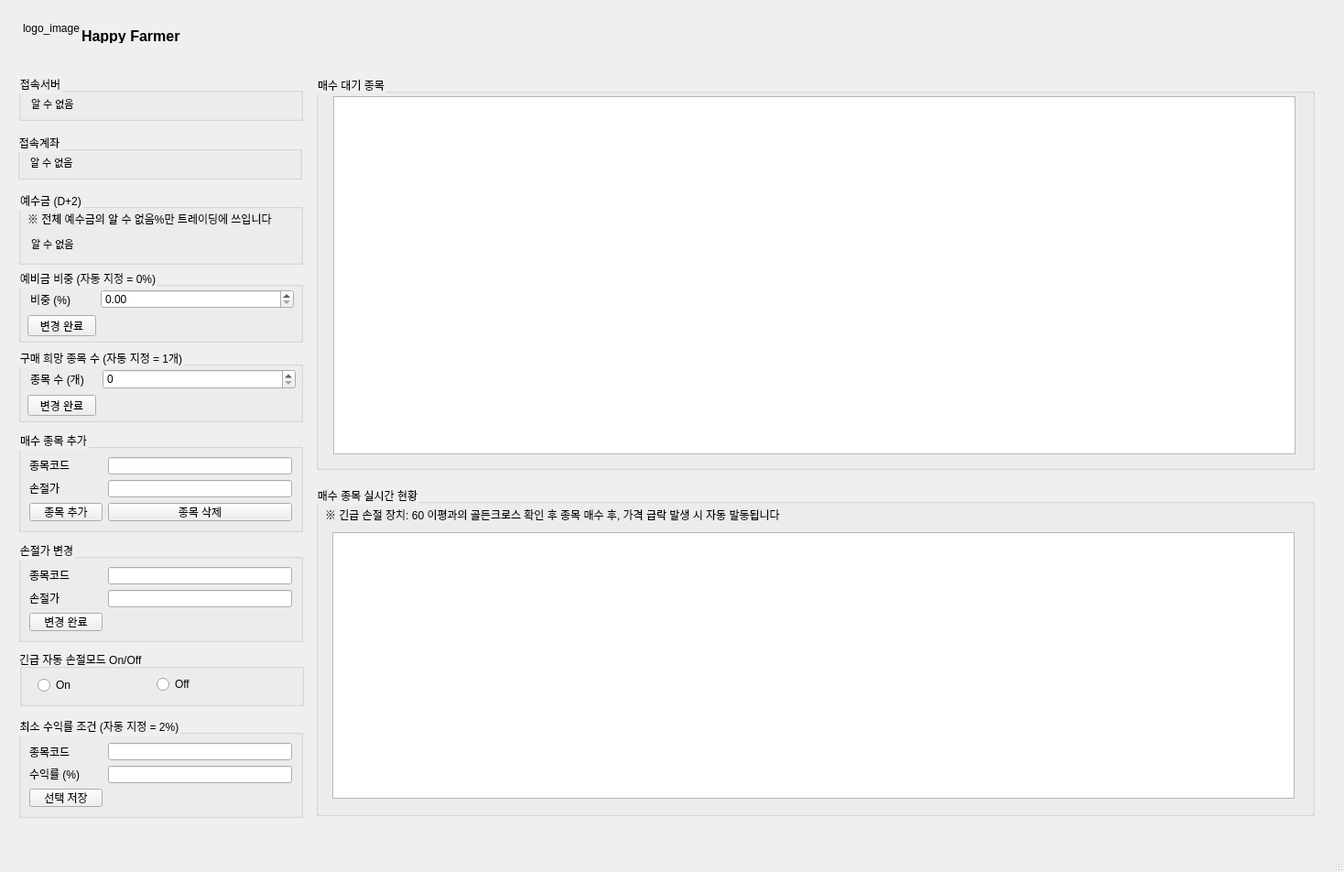
<?xml version="1.0" encoding="UTF-8"?>
<ui version="4.0">
 <class>MainWindow</class>
 <widget class="QMainWindow" name="MainWindow">
  <property name="geometry">
   <rect>
    <x>0</x>
    <y>0</y>
    <width>1468</width>
    <height>952</height>
   </rect>
  </property>
  <property name="windowTitle">
   <string>Stock Trader Bot</string>
  </property>
  <widget class="QWidget" name="centralwidget">
   <widget class="QGroupBox" name="info_group">
    <property name="geometry">
     <rect>
      <x>345</x>
      <y>530</y>
      <width>1091</width>
      <height>361</height>
     </rect>
    </property>
    <property name="maximumSize">
     <size>
      <width>1121</width>
      <height>16777215</height>
     </size>
    </property>
    <property name="styleSheet">
     <string notr="true">font-size: 12px;</string>
    </property>
    <property name="title">
     <string>매수 종목 실시간 현황</string>
    </property>
    <widget class="QTableWidget" name="bought_info_table">
     <property name="geometry">
      <rect>
       <x>18</x>
       <y>51</y>
       <width>1051</width>
       <height>291</height>
      </rect>
     </property>
    </widget>
    <widget class="QLabel" name="label">
     <property name="geometry">
      <rect>
       <x>10</x>
       <y>21</y>
       <width>1021</width>
       <height>21</height>
      </rect>
     </property>
     <property name="text">
      <string>※ 긴급 손절 장치: 60 이평과의 골든크로스 확인 후 종목 매수 후, 가격 급락 발생 시 자동 발동됩니다</string>
     </property>
    </widget>
   </widget>
   <widget class="QGroupBox" name="sell_group">
    <property name="geometry">
     <rect>
      <x>20</x>
      <y>782</y>
      <width>311</width>
      <height>111</height>
     </rect>
    </property>
    <property name="styleSheet">
     <string notr="true">font-size: 12px;</string>
    </property>
    <property name="title">
     <string>최소 수익률 조건 (자동 지정 = 2%)</string>
    </property>
    <layout class="QFormLayout" name="formLayout_3">
     <item row="1" column="0">
      <widget class="QLabel" name="label_12">
       <property name="text">
        <string>&lt;html&gt;&lt;head/&gt;&lt;body&gt;&lt;p&gt;&lt;span style=&quot; font-size:9pt;&quot;&gt;수익률 (%)&lt;/span&gt;&lt;/p&gt;&lt;/body&gt;&lt;/html&gt;</string>
       </property>
      </widget>
     </item>
     <item row="1" column="1">
      <widget class="QLineEdit" name="stock_profit_rate"/>
     </item>
     <item row="2" column="0">
      <widget class="QPushButton" name="sell_option_save">
       <property name="text">
        <string>선택 저장</string>
       </property>
      </widget>
     </item>
     <item row="0" column="1">
      <widget class="QLineEdit" name="profit_rate_stock_code"/>
     </item>
     <item row="0" column="0">
      <widget class="QLabel" name="label_2">
       <property name="text">
        <string>종목코드</string>
       </property>
      </widget>
     </item>
    </layout>
   </widget>
   <widget class="QGroupBox" name="server_info_group">
    <property name="geometry">
     <rect>
      <x>20</x>
      <y>81</y>
      <width>311</width>
      <height>51</height>
     </rect>
    </property>
    <property name="styleSheet">
     <string notr="true">font-size: 12px;</string>
    </property>
    <property name="title">
     <string>접속서버</string>
    </property>
    <widget class="QLabel" name="server_label">
     <property name="geometry">
      <rect>
       <x>14</x>
       <y>24</y>
       <width>291</width>
       <height>16</height>
      </rect>
     </property>
     <property name="text">
      <string>&lt;html&gt;&lt;head/&gt;&lt;body&gt;&lt;p&gt;&lt;span style=&quot; font-size:8pt;&quot;&gt;알 수 없음&lt;/span&gt;&lt;/p&gt;&lt;/body&gt;&lt;/html&gt;</string>
     </property>
    </widget>
   </widget>
   <widget class="QGroupBox" name="account_group">
    <property name="geometry">
     <rect>
      <x>19</x>
      <y>145</y>
      <width>311</width>
      <height>51</height>
     </rect>
    </property>
    <property name="styleSheet">
     <string notr="true">font-size: 12px;</string>
    </property>
    <property name="title">
     <string>접속계좌</string>
    </property>
    <widget class="QLabel" name="account_label">
     <property name="geometry">
      <rect>
       <x>14</x>
       <y>24</y>
       <width>291</width>
       <height>16</height>
      </rect>
     </property>
     <property name="text">
      <string>&lt;html&gt;&lt;head/&gt;&lt;body&gt;&lt;p&gt;&lt;span style=&quot; font-size:8pt;&quot;&gt;알 수 없음&lt;/span&gt;&lt;/p&gt;&lt;/body&gt;&lt;/html&gt;</string>
     </property>
    </widget>
   </widget>
   <widget class="QLabel" name="logo_image">
    <property name="geometry">
     <rect>
      <x>25</x>
      <y>20</y>
      <width>91</width>
      <height>21</height>
     </rect>
    </property>
    <property name="text">
     <string>logo_image</string>
    </property>
   </widget>
   <widget class="QLabel" name="logo_title">
    <property name="geometry">
     <rect>
      <x>89</x>
      <y>31</y>
      <width>161</width>
      <height>16</height>
     </rect>
    </property>
    <property name="styleSheet">
     <string notr="true">font-weight: bold;
font-size: 16px;</string>
    </property>
    <property name="text">
     <string>Happy Farmer</string>
    </property>
   </widget>
   <widget class="QGroupBox" name="waitlist_group">
    <property name="geometry">
     <rect>
      <x>345</x>
      <y>82</y>
      <width>1091</width>
      <height>431</height>
     </rect>
    </property>
    <property name="maximumSize">
     <size>
      <width>1121</width>
      <height>16777215</height>
     </size>
    </property>
    <property name="styleSheet">
     <string notr="true">font-size: 12px;</string>
    </property>
    <property name="title">
     <string>매수 대기 종목</string>
    </property>
    <widget class="QTableWidget" name="waitlitst_table">
     <property name="geometry">
      <rect>
       <x>19</x>
       <y>23</y>
       <width>1051</width>
       <height>391</height>
      </rect>
     </property>
    </widget>
   </widget>
   <widget class="QGroupBox" name="buy_group">
    <property name="geometry">
     <rect>
      <x>20</x>
      <y>470</y>
      <width>311</width>
      <height>111</height>
     </rect>
    </property>
    <property name="styleSheet">
     <string notr="true">font-size: 12px;</string>
    </property>
    <property name="title">
     <string>매수 종목 추가</string>
    </property>
    <layout class="QFormLayout" name="formLayout_4">
     <item row="0" column="0">
      <widget class="QLabel" name="label_13">
       <property name="text">
        <string>&lt;html&gt;&lt;head/&gt;&lt;body&gt;&lt;p&gt;종목코드&lt;/p&gt;&lt;/body&gt;&lt;/html&gt;</string>
       </property>
      </widget>
     </item>
     <item row="0" column="1">
      <widget class="QLineEdit" name="buy_stock_input"/>
     </item>
     <item row="2" column="0">
      <widget class="QPushButton" name="buy_stock_save">
       <property name="text">
        <string>종목 추가</string>
       </property>
      </widget>
     </item>
     <item row="2" column="1">
      <widget class="QPushButton" name="buy_stock_delete">
       <property name="text">
        <string>종목 삭제</string>
       </property>
      </widget>
     </item>
     <item row="1" column="0">
      <widget class="QLabel" name="label_14">
       <property name="text">
        <string>&lt;html&gt;&lt;head/&gt;&lt;body&gt;&lt;p&gt;손절가&lt;/p&gt;&lt;/body&gt;&lt;/html&gt;</string>
       </property>
      </widget>
     </item>
     <item row="1" column="1">
      <widget class="QLineEdit" name="loss_cut_price"/>
     </item>
    </layout>
   </widget>
   <widget class="QGroupBox" name="takeaway_group">
    <property name="geometry">
     <rect>
      <x>20</x>
      <y>208</y>
      <width>311</width>
      <height>81</height>
     </rect>
    </property>
    <property name="styleSheet">
     <string notr="true">font-size: 12px;</string>
    </property>
    <property name="title">
     <string>예수금 (D+2)</string>
    </property>
    <widget class="QLabel" name="takeaway_label">
     <property name="geometry">
      <rect>
       <x>14</x>
       <y>50</y>
       <width>291</width>
       <height>16</height>
      </rect>
     </property>
     <property name="text">
      <string>&lt;html&gt;&lt;head/&gt;&lt;body&gt;&lt;p&gt;&lt;span style=&quot; font-size:8pt;&quot;&gt;알 수 없음&lt;/span&gt;&lt;/p&gt;&lt;/body&gt;&lt;/html&gt;</string>
     </property>
    </widget>
    <widget class="QLabel" name="takeaway_info_label">
     <property name="geometry">
      <rect>
       <x>10</x>
       <y>20</y>
       <width>291</width>
       <height>21</height>
      </rect>
     </property>
     <property name="text">
      <string>※ 전체 예수금의 알 수 없음%만 트레이딩에 쓰입니다</string>
     </property>
    </widget>
   </widget>
   <widget class="QGroupBox" name="reserve_group">
    <property name="geometry">
     <rect>
      <x>20</x>
      <y>293</y>
      <width>311</width>
      <height>81</height>
     </rect>
    </property>
    <property name="styleSheet">
     <string notr="true">font-size: 12px;</string>
    </property>
    <property name="title">
     <string>예비금 비중 (자동 지정 = 0%)</string>
    </property>
    <widget class="QDoubleSpinBox" name="reserve_money_select">
     <property name="geometry">
      <rect>
       <x>90</x>
       <y>23</y>
       <width>211</width>
       <height>21</height>
      </rect>
     </property>
    </widget>
    <widget class="QLabel" name="label_3">
     <property name="geometry">
      <rect>
       <x>13</x>
       <y>23</y>
       <width>61</width>
       <height>21</height>
      </rect>
     </property>
     <property name="text">
      <string>비중 (%)</string>
     </property>
    </widget>
    <widget class="QPushButton" name="reserver_money_save">
     <property name="geometry">
      <rect>
       <x>10</x>
       <y>51</y>
       <width>75</width>
       <height>23</height>
      </rect>
     </property>
     <property name="text">
      <string>변경 완료</string>
     </property>
    </widget>
   </widget>
   <widget class="QGroupBox" name="desired_num_stocks_group">
    <property name="geometry">
     <rect>
      <x>20</x>
      <y>380</y>
      <width>311</width>
      <height>81</height>
     </rect>
    </property>
    <property name="styleSheet">
     <string notr="true">font-size: 12px;</string>
    </property>
    <property name="title">
     <string>구매 희망 종목 수 (자동 지정 = 1개)</string>
    </property>
    <widget class="QLabel" name="label_4">
     <property name="geometry">
      <rect>
       <x>13</x>
       <y>23</y>
       <width>71</width>
       <height>21</height>
      </rect>
     </property>
     <property name="text">
      <string>종목 수 (개)</string>
     </property>
    </widget>
    <widget class="QPushButton" name="desired_num_stocks_save">
     <property name="geometry">
      <rect>
       <x>10</x>
       <y>51</y>
       <width>75</width>
       <height>23</height>
      </rect>
     </property>
     <property name="text">
      <string>변경 완료</string>
     </property>
    </widget>
    <widget class="QSpinBox" name="desired_num_stocks">
     <property name="geometry">
      <rect>
       <x>92</x>
       <y>23</y>
       <width>211</width>
       <height>22</height>
      </rect>
     </property>
    </widget>
   </widget>
   <widget class="QGroupBox" name="loss_cut_group">
    <property name="geometry">
     <rect>
      <x>20</x>
      <y>590</y>
      <width>311</width>
      <height>111</height>
     </rect>
    </property>
    <property name="styleSheet">
     <string notr="true">font-size: 12px;</string>
    </property>
    <property name="title">
     <string>손절가 변경</string>
    </property>
    <layout class="QFormLayout" name="formLayout_5">
     <item row="0" column="0">
      <widget class="QLabel" name="label_15">
       <property name="text">
        <string>&lt;html&gt;&lt;head/&gt;&lt;body&gt;&lt;p&gt;종목코드&lt;/p&gt;&lt;/body&gt;&lt;/html&gt;</string>
       </property>
      </widget>
     </item>
     <item row="0" column="1">
      <widget class="QLineEdit" name="loss_cut_stock_code"/>
     </item>
     <item row="2" column="0">
      <widget class="QPushButton" name="loss_cut_save">
       <property name="text">
        <string>변경 완료</string>
       </property>
      </widget>
     </item>
     <item row="1" column="0">
      <widget class="QLabel" name="label_16">
       <property name="text">
        <string>&lt;html&gt;&lt;head/&gt;&lt;body&gt;&lt;p&gt;손절가&lt;/p&gt;&lt;/body&gt;&lt;/html&gt;</string>
       </property>
      </widget>
     </item>
     <item row="1" column="1">
      <widget class="QLineEdit" name="loss_cut_change"/>
     </item>
    </layout>
   </widget>
   <widget class="QGroupBox" name="emergency_sell_group">
    <property name="geometry">
     <rect>
      <x>21</x>
      <y>710</y>
      <width>311</width>
      <height>61</height>
     </rect>
    </property>
    <property name="title">
     <string>긴급 자동 손절모드 On/Off </string>
    </property>
    <widget class="QRadioButton" name="emergency_sell_on">
     <property name="geometry">
      <rect>
       <x>20</x>
       <y>30</y>
       <width>90</width>
       <height>16</height>
      </rect>
     </property>
     <property name="text">
      <string>On</string>
     </property>
    </widget>
    <widget class="QRadioButton" name="emergency_sell_off">
     <property name="geometry">
      <rect>
       <x>150</x>
       <y>29</y>
       <width>90</width>
       <height>16</height>
      </rect>
     </property>
     <property name="text">
      <string>Off</string>
     </property>
    </widget>
   </widget>
  </widget>
  <widget class="QMenuBar" name="menubar">
   <property name="geometry">
    <rect>
     <x>0</x>
     <y>0</y>
     <width>1468</width>
     <height>21</height>
    </rect>
   </property>
  </widget>
  <widget class="QStatusBar" name="statusbar"/>
 </widget>
 <resources/>
 <connections/>
</ui>
